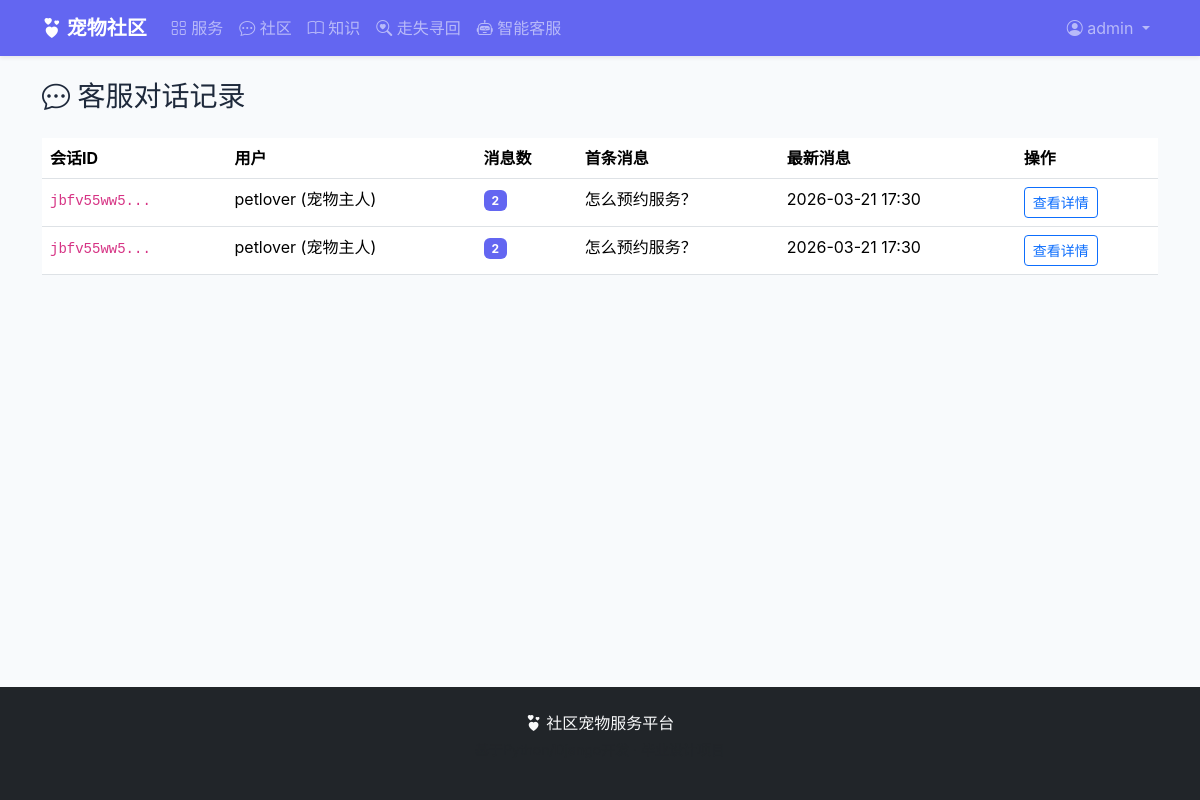
Screenshot of /chatbot/admin/chats/ (signed in) with the database file from the repository.
### accounts/models.py (models this page shows, shortened)
class User(AbstractUser):
    ROLE_CHOICES = (
        ('owner', '宠物主人'),
        ('provider', '服务商家'),
        ('admin', '系统管理员'),
    )
    role = models.CharField('角色', max_length=10, choices=ROLE_CHOICES, default='owner')
    phone = models.CharField('手机号', max_length=11, blank=True)
    avatar = models.ImageField('头像', upload_to='avatars/', blank=True)
    address = models.CharField('地址', max_length=200, blank=True)
    bio = models.TextField('个人简介', max_length=500, blank=True)
    created_at = models.DateTimeField('注册时间', auto_now_add=True)
    class Meta:
        verbose_name = '用户'
        verbose_name_plural = '用户'
    def __str__(self):
        return f'{self.username} ({self.get_role_display()})'
    @property
    def is_provider(self):
        return self.role == 'provider'
    @property
    def is_admin_role(self):
        return self.role == 'admin'

### chatbot/models.py (models this page shows, shortened)
class ChatMessage(models.Model):
    ROLE_CHOICES = (
        ('user', '用户'),
        ('bot', '机器人'),
        ('agent', '人工客服'),
    )
    session_key = models.CharField('会话标识', max_length=64, db_index=True)
    user = models.ForeignKey(settings.AUTH_USER_MODEL, on_delete=models.CASCADE,
                             null=True, blank=True, related_name='chat_messages', verbose_name='用户')
    role = models.CharField('角色', max_length=10, choices=ROLE_CHOICES)
    content = models.TextField('内容')
    created_at = models.DateTimeField('发送时间', auto_now_add=True)
    class Meta:
        verbose_name = '对话记录'
        verbose_name_plural = '对话记录'
        ordering = ['created_at']

### chatbot/views.py (the view)
# urls.py: path('admin/chats/', views.admin_chat_list, name='admin_chats'),
@login_required
def admin_chat_list(request):
    if not request.user.is_admin_role:
        messages.error(request, '仅管理员可访问')
        return redirect('index')
    sessions = ChatMessage.objects.values('session_key').distinct()
    session_data = []
    for s in sessions:
        sk = s['session_key']
        first_msg = ChatMessage.objects.filter(session_key=sk).order_by('created_at').first()
        last_msg = ChatMessage.objects.filter(session_key=sk).order_by('-created_at').first()
        count = ChatMessage.objects.filter(session_key=sk).count()
        session_data.append({
            'session_key': sk,
            'first_msg': first_msg,
            'last_msg': last_msg,
            'count': count,
            'user': first_msg.user if first_msg else None,
        })
    return render(request, 'chatbot/admin_chat_list.html', {'sessions': session_data})

### templates/chatbot/admin_chat_list.html (shortened to what this page needs)
{% extends 'base.html' %}
{% block content %}
<h3 class="mb-4"><i class="bi bi-chat-dots"></i> 客服对话记录</h3>
<div class="table-responsive">
    <table class="table table-hover">
        <thead>
            <tr>
                <th>会话ID</th>
                <th>用户</th>
                <th>消息数</th>
                <th>首条消息</th>
                <th>最新消息</th>
                <th>操作</th>
            </tr>
        </thead>
        <tbody>
            {% for s in sessions %}
            <tr>
                <td><code>{{ s.session_key|truncatechars:12 }}</code></td>
                <td>{{ s.user|default:"匿名" }}</td>
                <td><span class="badge bg-primary">{{ s.count }}</span></td>
                <td>{{ s.first_msg.content|truncatechars:30 }}</td>
                <td>{{ s.last_msg.created_at|date:"Y-m-d H:i" }}</td>
                <td>
                    <a href="{% url 'chatbot:admin_chat_detail' session_key=s.session_key %}" class="btn btn-sm btn-outline-primary">查看详情</a>
                </td>
            </tr>
            {% empty %}
            <tr><td colspan="6" class="text-center text-muted py-4">暂无对话记录</td></tr>
            {% endfor %}
        </tbody>
    </table>
</div>
{% endblock %}

### templates/base.html (shortened to what this page needs)
{% load static %}
<!DOCTYPE html>
<html lang="zh-CN">
<head>
    <link href="{% static 'css/bootstrap.min.css' %}" rel="stylesheet">
    <link href="{% static 'css/bootstrap-icons.css' %}" rel="stylesheet">
    <link href="{% static 'css/style.css' %}" rel="stylesheet">
</head>
<body>
<nav class="navbar navbar-expand-lg navbar-dark bg-primary sticky-top shadow-sm">
    <div class="container">
        <a class="navbar-brand fw-bold" href="{% url 'index' %}">
            <i class="bi bi-hearts"></i> 宠物社区
        </a>
        <div class="collapse navbar-collapse" id="navMain">
            <ul class="navbar-nav me-auto">
                <li class="nav-item">
                    <a class="nav-link" href="{% url 'services:service_list' %}"><i class="bi bi-grid"></i> 服务</a>
                </li>
                <li class="nav-item">
                    <a class="nav-link" href="{% url 'community:post_list' %}"><i class="bi bi-chat-dots"></i> 社区</a>
                </li>
                <li class="nav-item">
                    <a class="nav-link" href="{% url 'knowledge:article_list' %}"><i class="bi bi-book"></i> 知识</a>
                </li>
                <li class="nav-item">
                    <a class="nav-link" href="{% url 'community:lost_list' %}"><i class="bi bi-search-heart"></i> 走失寻回</a>
                </li>
                <li class="nav-item">
                    <a class="nav-link" href="{% url 'chatbot:chat' %}"><i class="bi bi-robot"></i> 智能客服</a>
                </li>
            </ul>
            <ul class="navbar-nav">
                {% if user.is_authenticated %}
                <li class="nav-item dropdown">
                    <a class="nav-link dropdown-toggle" href="#" data-bs-toggle="dropdown">
                        <i class="bi bi-person-circle"></i> {{ user.username }}
                    </a>
                </li>
                {% else %}
                <li class="nav-item"><a class="nav-link" href="{% url 'accounts:login' %}">登录</a></li>
                <li class="nav-item"><a class="nav-link" href="{% url 'accounts:register' %}">注册</a></li>
                {% endif %}
            </ul>
        </div>
    </div>
</nav>
<main class="container py-4">
    {% block content %}{% endblock %}
</main>
<footer class="bg-dark text-light py-4 mt-5">
    <div class="container text-center">
        <p class="mb-1"><i class="bi bi-hearts"></i> 社区宠物服务平台</p>
        <p class="text-muted small">基于Python/Django开发 · 毕业设计项目</p>
    </div>
</footer>
</body>
</html>

### static/css/style.css (style rules this page uses)
:root { --primary: #6366f1; --primary-dark: #4f46e5; --secondary: #ec4899; --accent: #f59e0b; --bg-light: #faf5ff; }
body { font-family: -apple-system, BlinkMacSystemFont, "Segoe UI", "PingFang SC", "Hiragino Sans GB", "Microsoft YaHei", sans-serif; background-color: #f8fafc; color: #1e293b; min-height: 100vh; display: flex; flex-direction: column; }
main { flex: 1; }
.bg-primary { background-color: var(--primary) !important; }

### rows the page displays
User: username "admin"
ChatMessage: session_key "jbfv55ww5...", user "petlover (宠物主人)", count "2", first_msg.content "怎么预约服务？", last_msg.created_at "2026-03-21 17:30"
